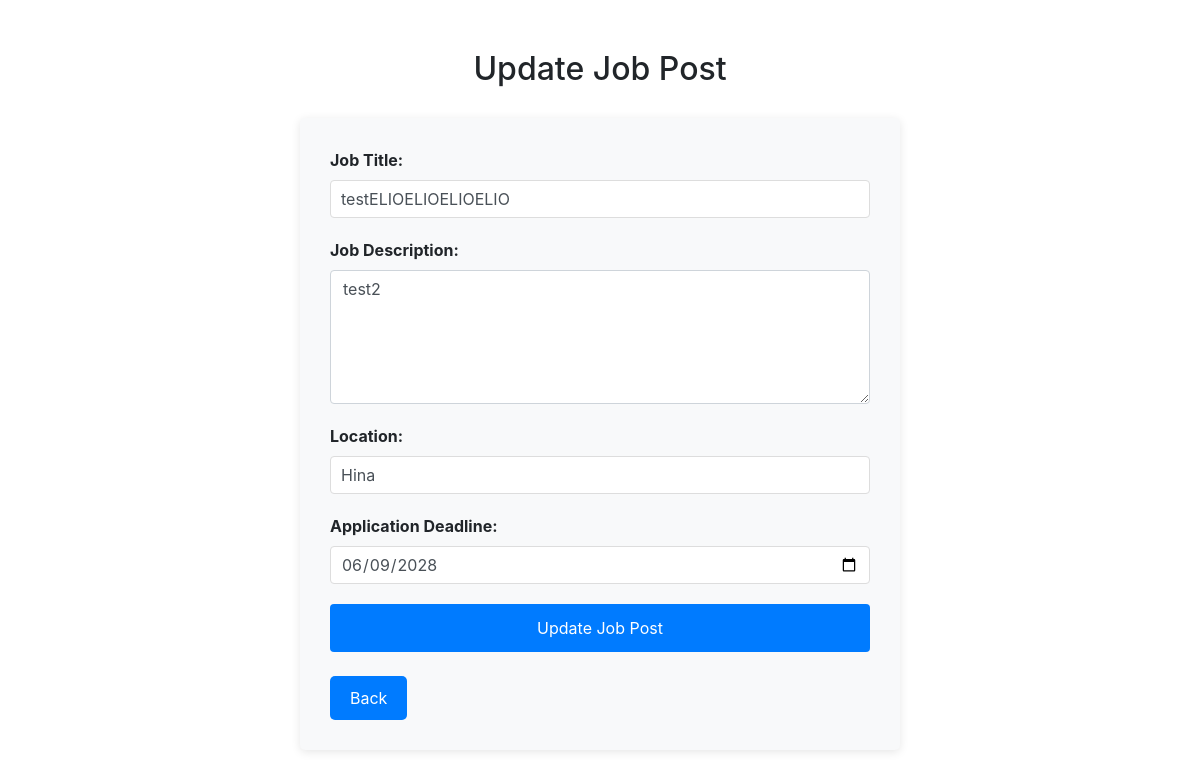
The app's page /pages/update_job_post.php?job_id=75 with its own data.
### tables this page shows
CREATE TABLE `Jobs` (
  `JobID` int(11) NOT NULL,
  `EmployerID` int(11) DEFAULT NULL,
  `Title` varchar(255) DEFAULT NULL,
  `Description` text,
  `Location` varchar(255) DEFAULT NULL,
  `PostedDate` date DEFAULT NULL,
  `ApplicationDeadline` date DEFAULT NULL
);

### pages/update_job_post.php (the view, shortened to what this page needs)
<?php
include "../config/db.php";
$jobID = $_GET["job_id"];
$selectJobToUpdate = "SELECT * FROM Jobs WHERE JobID = $jobID";
$resultJobToUpdate = $conn->query($selectJobToUpdate);
if ($resultJobToUpdate->num_rows > 0) {
    $rowJobToUpdate = $resultJobToUpdate->fetch_assoc();
} else {
    echo "Job not found";
    exit;
}
?>
<!DOCTYPE html>
<html lang="en">
<head>
    <link href="https://stackpath.bootstrapcdn.com/bootstrap/4.3.1/css/bootstrap.min.css" rel="stylesheet">
</head>
<body>
    <h2>Update Job Post</h2>
    <form action="update_job_post.php" method="post">
        <div class="form-group">
            <label for="title">Job Title:</label>
            <input type="text" id="title" name="title" value="<?php echo $rowJobToUpdate['Title']; ?>" class="form-control" required>
        </div>
        <div class="form-group">
            <label for="description">Job Description:</label>
            <textarea id="description" name="description" class="form-control" rows="5" required><?php echo $rowJobToUpdate['Description']; ?></textarea>
        </div>
        <div class="form-group">
            <label for="location">Location:</label>
            <input type="text" id="location" name="location" value="<?php echo $rowJobToUpdate['Location']; ?>" class="form-control" required>
        </div>
        <div class="form-group">
            <label for="applicationDeadline">Application Deadline:</label>
            <input type="date" id="applicationDeadline" name="applicationDeadline" value="<?php echo $rowJobToUpdate['ApplicationDeadline']; ?>" class="form-control" required>
        </div>
        <button type="submit" class="btn btn-primary">Update Job Post</button> <br><br>
        <a href="javascript:history.back()" class="back-button">Back</a>
    </form>
</body>
</html>

### pages/update_job_post.php (style rules this page uses)
body { padding: 50px; }
form { max-width: 600px; margin: 0 auto; background: #f8f9fa; padding: 30px; border-radius: 5px; box-shadow: 0px 2px 10px rgba(0, 0, 0, 0.1); }
h2 { text-align: center; margin-bottom: 30px; }
label { font-weight: bold; }
input[type="text"], input[type="date"], textarea { width: 100%; padding: 10px; margin-bottom: 20px; border: 1px solid #ddd; border-radius: 4px; box-sizing: border-box; }
button[type="submit"] { background-color: #007bff; color: #fff; border: none; padding: 12px 20px; border-radius: 4px; cursor: pointer; width: 100%; }
.back-button { display: inline-block; padding: 10px 20px; background-color: #007bff; color: #fff; text-decoration: none; border-radius: 5px; transition: background-color 0.3s ease; }

### records on screen
jobs: title "testELIOELIOELIOELIO", description "test2", location "Hina", applicationDeadline "06/09/2028"
